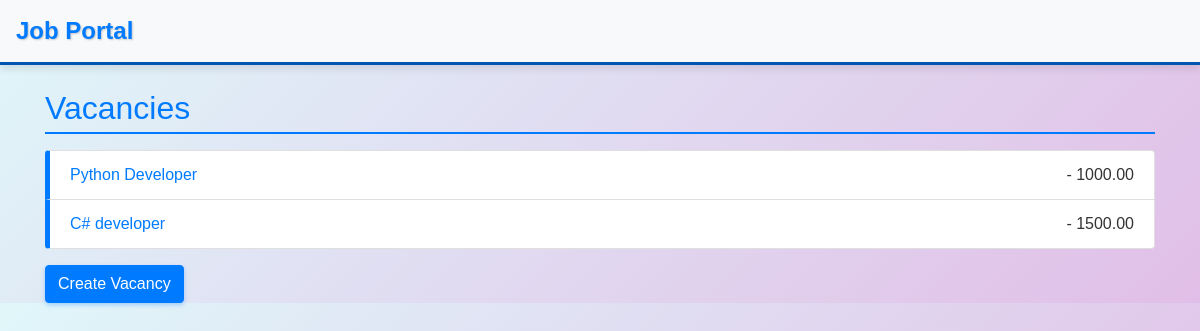
/vacancies/, run on an earlier commit of the app's database.
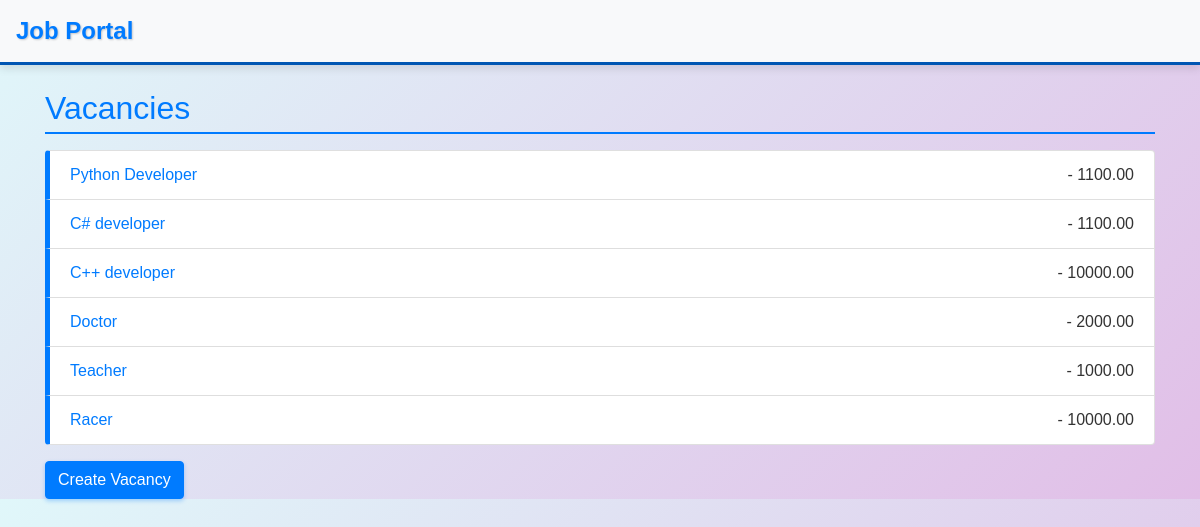
And on a later commit of the database.
### vacancy/models.py (models this page shows, shortened)
class Vacancy(models.Model):
    title = models.CharField(max_length=255)
    image = models.ImageField(upload_to='static/images', null = True)
    description = models.TextField()
    salary = models.DecimalField(max_digits=10, decimal_places=2)
    typeofwork = models.CharField(max_length=50)
    created_at = models.DateTimeField(auto_now=True)
    is_active = models.BooleanField(default=True)
    category = models.ForeignKey(Category, on_delete=models.CASCADE, related_name='vacancies', default = 1)

### vacancy/views.py (the view)
# urls.py: path('vacancies/', VacancyListView.as_view(), name='vacancy_list'),
class VacancyListView(ListView):
    model = Vacancy
    template_name = 'vacancy_list.html'

### templates/vacancy_list.html (shortened to what this page needs)
{% extends 'base.html' %}
{% block content %}
<h2>Vacancies</h2>
<ul class="list-group">
    {% for vacancy in object_list %}
        <li class="list-group-item">
            <a href="{% url 'vacancy_detail' vacancy.pk %}">{{ vacancy.title }}</a> - {{ vacancy.salary }}
        </li>
    {% endfor %}
</ul>
<a href="{% url 'vacancy_create' %}" class="btn btn-primary mt-3">Create Vacancy</a>
{% endblock %}

### templates/base.html (shortened to what this page needs)
<!DOCTYPE html>
{% load static %}
<html lang="en">
<head>
    <link rel="stylesheet" href="https://stackpath.bootstrapcdn.com/bootstrap/4.5.2/css/bootstrap.min.css">
    <link rel="stylesheet" href="{% static 'css/main.css' %}">
</head>
<body>
    <nav class="navbar navbar-expand-lg navbar-light bg-light">
        <a class="navbar-brand" href="{% url 'category_list' %}">Job Portal</a>
    </nav>
    <div class="container mt-4">
        {% block content %}
        {% endblock %}
    </div>
</body>
</html>

### static/css/main.css (style rules this page uses)
body { font-family: Arial, sans-serif; background: linear-gradient(135deg, #e0f7fa, #e1bee7); color: #333; transition: background-color 0.3s ease-in-out; }
.navbar { background-color: #007bff; border-bottom: 3px solid #0056b3; box-shadow: 0 4px 8px rgba(0, 0, 0, 0.1); }
.navbar-brand { color: #007bff !important; font-weight: bold; font-size: 1.5rem; text-shadow: 1px 1px 2px rgba(0, 0, 0, 0.2); }
h2 { font-size: 2rem; color: #007bff; border-bottom: 2px solid #007bff; padding-bottom: 5px; margin-bottom: 1rem; animation: fadeIn 1s ease-in-out; }
.list-group-item { display: flex; justify-content: space-between; align-items: center; background-color: #ffffff; color: #333; border-left: 5px solid #007bff; transition: background-color 0.3s ease; }
.btn-primary { background-color: #007bff; border-color: #007bff; box-shadow: 0 2px 4px rgba(0, 123, 255, 0.3); transition: background-color 0.3s, transform 0.2s; }

What changed in the data, as far as the page shows it:
changed Vacancy "Python Developer": salary "1000.00" → "1100.00"
changed Vacancy "С# developer": salary "1500.00" → "1100.00"
added Vacancy: title "C++ developer", salary "10000.00"
added Vacancy: title "Doctor", salary "2000.00"
added Vacancy: title "Teacher", salary "1000.00"
added Vacancy: title "Racer", salary "10000.00"
